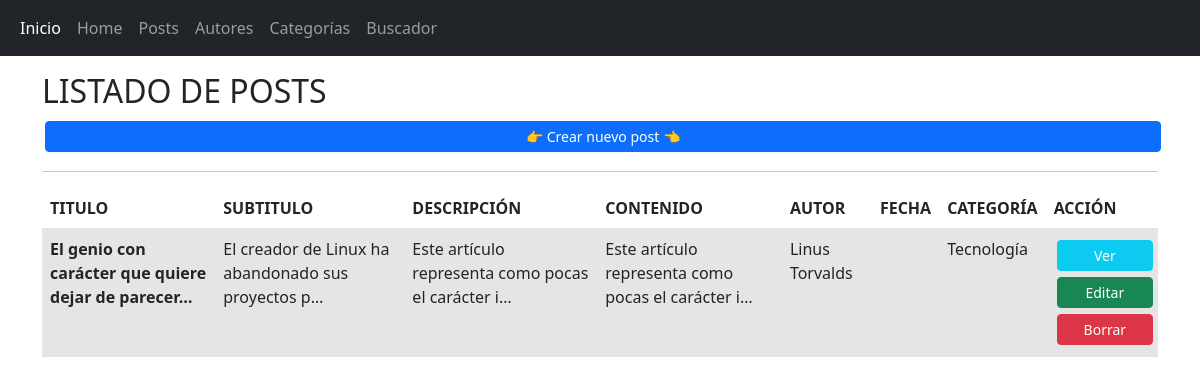
The app's page /posts/posts_list with its own data.
### AppBlog/models.py (models this page shows, shortened)
class Post(models.Model):
    id = models.AutoField(primary_key=True)
    titulo = models.CharField(max_length=100)
    subtitulo = models.CharField(max_length=100)
    descripcion = models.TextField()
    contenido = models.TextField()
    autor = models.ForeignKey(Autor,on_delete=models.CASCADE,)
    fecha_creacion = models.DateField()
    categoria = models.ForeignKey(Categoria, on_delete=models.CASCADE)

class Autor(models.Model):
    id = models.AutoField(primary_key=True)
    nombre = models.CharField(max_length=100)
    apellido = models.CharField(max_length=100)
    fecha_nacimiento = models.DateField()
    nacionalidad = models.CharField(max_length=100)
    def __str__(self):
        return self.nombre + ' ' + self.apellido

class Categoria(models.Model):
    id = models.AutoField(primary_key=True)
    nombre = models.CharField(max_length=100, unique=True)
    descripcion = models.TextField(max_length=300)
    def __str__(self):
        return self.nombre

### AppBlog/views.py (the view)
# urls.py: path('posts/posts_list', PostsList.as_view(), name="posts_list"),
class PostsList(ListView):
    model = Post
    queryset = Post.objects.order_by('-fecha_creacion')
    template_name='post/posts_list.html'

### AppBlog/templates/post/posts_list.html
{% extends 'componentes/padre.html' %}
{% load static %}
{% block contenido %}
<h2>LISTADO DE POSTS</h2>
<a class="btn btn-primary text-white btn-sm" href="{% url 'post_create' %}" role="button" style="margin:3px; width:100%;"> 👉 Crear nuevo post 👈</a>
<hr>
{% if object_list %}
<table class="table table-hover">
    <thead>
        <tr>
            <th scope="col">TITULO</th>
            <th scope="col">SUBTITULO</th>
            <th scope="col">DESCRIPCIÓN</th>
            <th scope="col">CONTENIDO</th>
            <th scope="col">AUTOR</th>
            <th scope="col">FECHA</th>
            <th scope="col">CATEGORÍA</th>
            <th scope="col">ACCIÓN</th>
        </tr>
    </thead>
    <tbody>
        {% for post in object_list %}
        <tr class="table-active">
            <th scope="row">{{post.titulo | striptags | truncatechars:50}}</th>
            <td>{{post.subtitulo | striptags | truncatechars:50}}</td>
            <td>{{post.descripcion | striptags | truncatechars:50}}</td>
            <td>{{post.contenido | striptags | truncatechars:50}}</td>
            <td>{{post.autor}}</td>
            <td>{{post.fecha | date:'d/m/Y'}}</td>
            <td>{{post.categoria}}</td>
            <td>
                <a class="btn btn-info text-white btn-sm" href="{% url 'post_detail' post.id %}" role="button"
                style="margin:3px; width:100%;">Ver</a>
                <a class="btn btn-success btn-sm" href="{% url 'post_update' post.id %}" role="button"
                    style="margin:3px; width:100%;">Editar</a>
                <a class="btn btn-danger btn-sm" href="{% url 'post_delete' post.id %}" role="button"
                    style="margin:3px; width:100%">Borrar</a>
            </td>
        </tr>
        {% endfor %}
    </tbody>
</table>
{% else %}
<h2 class="lead">Ouchh....No hay post cargados!!😬</h2>
<p>Contanos alguna novedad sobre el mundo IT <br> <a type="button" class="btn btn-info mt-3" href="{% url 'post_create' %}">Crear nuevo
        post!!</a></p>
{% endif %}
{% endblock %}

### AppBlog/templates/componentes/padre.html (shortened to what this page needs)
{% load static %}
<!doctype html>
<html lang="en">
  <head>
    <link rel="stylesheet" href="https://cdn.jsdelivr.net/npm/bootstrap@5.2.0-beta1/dist/css/bootstrap.min.css">
    </head>
    <body>
        {% include 'componentes/navbar.html' %}
        <div class="container mb-3 mt-3">
            <div class="row">
                <div class="col-12">
                    {% block contenido %} {% endblock %}
                </div>
            </div>
        </div>
    </body>
</html>

### AppBlog/templates/componentes/navbar.html
{% load static%}
<nav class="navbar navbar-expand-sm bg-dark navbar-dark">
    <div class="container-fluid">
        <ul class="navbar-nav">
            <li class="nav-item">
                <a class="nav-link active" href="{% url 'inicio' %}">Inicio</a>
            </li>
            <li class="nav-item">
                <a class="nav-link" href="{% url 'home' %}">Home</a>
            </li>
            <li class="nav-item">
                <a class="nav-link" href="{% url 'posts_list' %}">Posts</a>
            </li>
            <li class="nav-item">
                <a class="nav-link" href="#">Autores</a>
            </li>
            <li class="nav-item">
                <a class="nav-link" href="#">Categorías</a>
            </li>
            <li class="nav-item">
                <a class="nav-link" href="#">Buscador</a>
            </li>
        </ul>
    </div>
</nav>

### records on screen
Post: titulo "El genio con carácter que quiere dejar de parecer…", subtitulo "El creador de Linux ha abandonado sus proyectos p…", descripcion "Este artículo representa como pocas el carácter i…", contenido "Este artículo representa como pocas el carácter i…", autor "Linus Torvalds", categoria "Tecnología"
